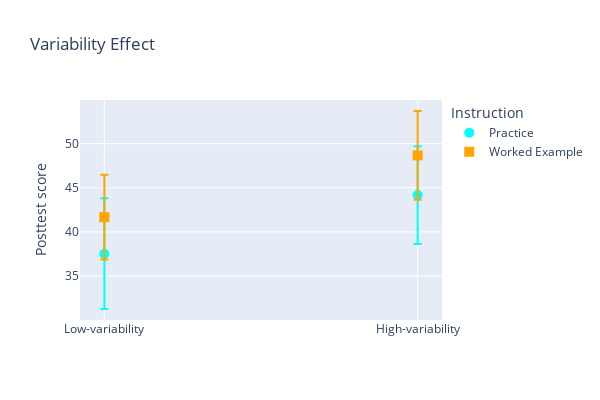

The code cell stored with this chart in its notebook:
### Code cell
# llama  
graph_var(llama_result)

### Figure 1 — Plotly figure (JSON) as saved in the notebook; plotly's stock layout.template omitted (floating-point values rounded to 4 significant figures)
{"data": [{"error_y": {"array": [6.267, 5.544], "type": "data", "visible": true}, "marker": {"color": "cyan", "size": 10}, "mode": "markers", "name": "Practice", "type": "scatter", "x": ["Low-variability", "High-variability"], "y": [37.53, 44.17]}, {"error_y": {"array": [4.803, 5.031], "type": "data", "visible": true}, "marker": {"color": "orange", "size": 10, "symbol": "square"}, "mode": "markers", "name": "Worked Example", "type": "scatter", "x": ["Low-variability", "High-variability"], "y": [41.67, 48.67]}], "layout": {"height": 400, "legend": {"title": {"text": "Instruction"}}, "title": {"text": "Variability Effect"}, "width": 600, "yaxis": {"title": {"text": "Posttest score"}}}}
